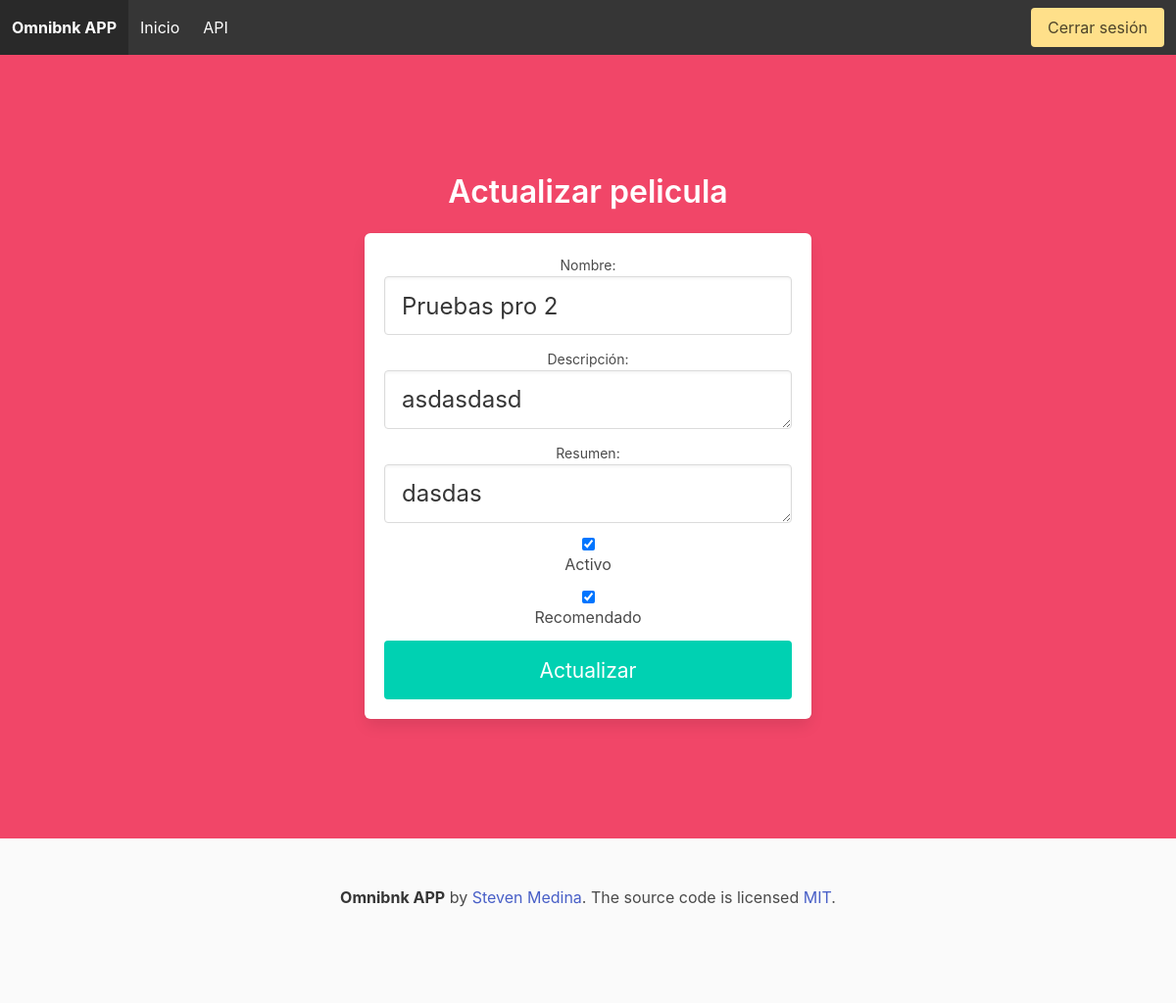
Before: /peliculas/actualizar/4/ (signed in) with the older database file.
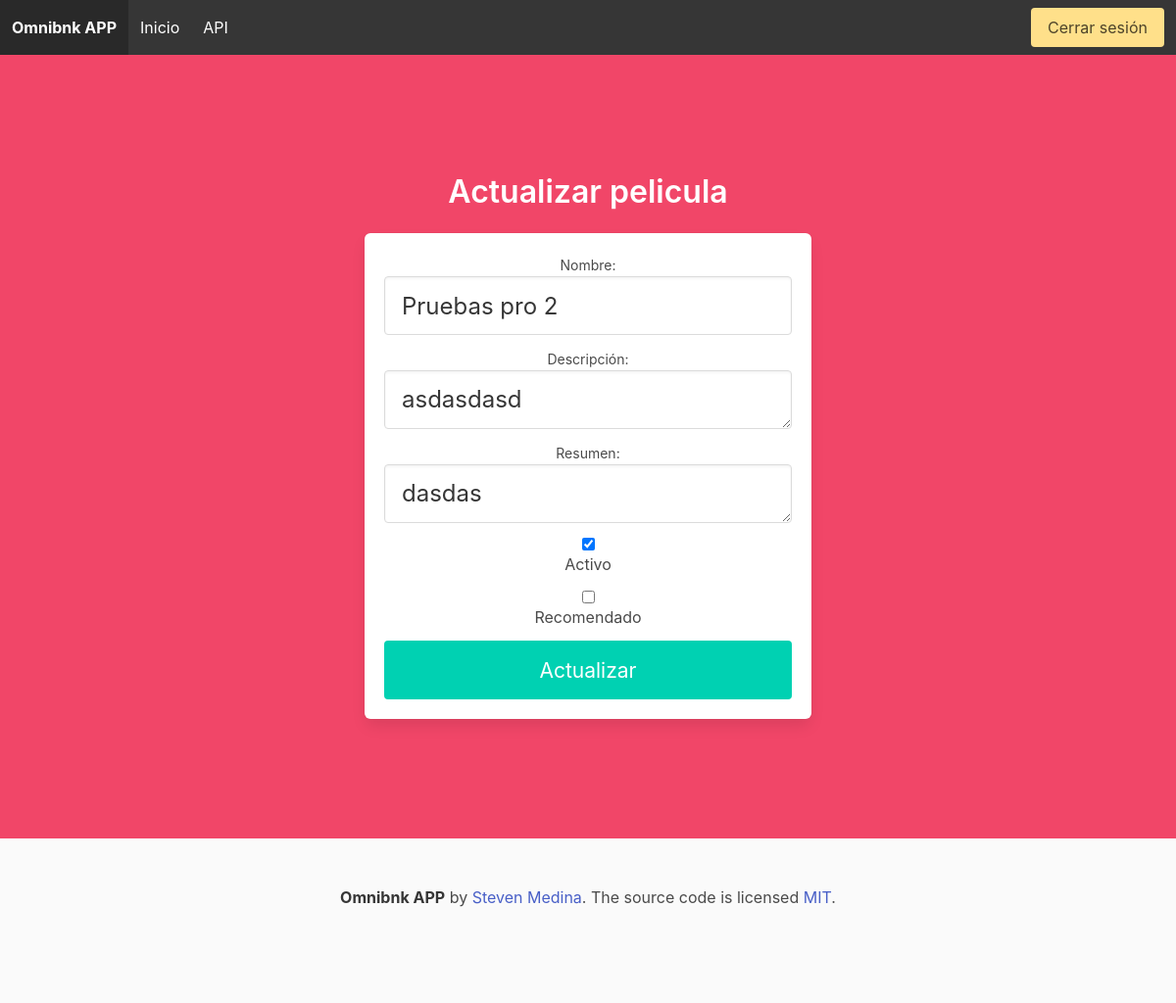
After: the same page with the newer database file.
### movie/models.py (models this page shows, shortened)
class Movie(models.Model):
    name = models.CharField(
        max_length=256,
        verbose_name='nombre',
        unique=True,
    )
    description = models.TextField(
        max_length=300,
        verbose_name='descripción',
    )
    summary = models.TextField(
        max_length=500,
        verbose_name='resumen',
    )
    created_at = models.DateTimeField(
        auto_now=True,
        verbose_name='fecha de creación',
    )
    is_recommended = models.BooleanField(
        default=False,
        verbose_name='es recomendada',
    )
    is_active = models.BooleanField(
        default=False,
        verbose_name='activa',
    )
    class Meta:
        ordering = ['-created_at']
        verbose_name = 'película'
        verbose_name_plural = 'películas'

### movie/views.py (the view)
class MovieUpdateView(LoginRequiredMixin, UpdateView):
    model = models.Movie
    form_class = forms.MovieForm
    template_name = 'movie/movie_update.html'
    success_url = reverse_lazy('home')

### movie/forms.py
class MovieForm(forms.ModelForm):
    class Meta:
        model = models.Movie
        fields = [
            'name',
            'description',
            'summary',
            'is_recommended',
            'is_active',
        ]

### app/templatetags/meta.py (called while the page is built)
@register.inclusion_tag('layout/_meta.html')
def meta_tags(title=None, description=None, image=None, page_type='website'):
    if not image:
        image = static('img/social-shared.jpg')
    if image.startswith('/'):
        image = f'{settings.BASE_URL}{image}'
    return {
        'title': title if title else 'TODO',
        'description': description if description else 'TODO',
        'image': image,
        'page_type': page_type,
    }

### movie/templates/movie/movie_update.html (shortened to what this page needs)
{% extends 'layout/base.html' %}
{% load widget_tweaks %}
{% block content %}
<section class="user registrationForm">
    <form id="movie-form" action="" method="post">
        <section class="hero is-danger is-fullheight">
            <div class="hero-body">
                <div class="container has-text-centered">
                    <div class="column is-6 is-offset-3">
                        <h3 class="title has-text-white">Actualizar pelicula</h3>
                        <div class="box">
                            <div class="field">
                                <div class="control">
                                    <small>{{ form.name.label_tag }}</small>
                                    {% render_field form.name class+="input is-large" %}
                                </div>
                            </div>
                            <div class="field">
                                <div class="control">
                                    <small>{{ form.description.label_tag }}</small>
                                    {% render_field form.description class+="input is-large" %}
                                </div>
                            </div>
                            <div class="field">
                                <div class="control">
                                    <small>{{ form.summary.label_tag }}</small>
                                    {% render_field form.summary class+="input is-large" %}
                                </div>
                            </div>
                            <div class="field">
                                <div class="control">
                                    <label class="checkbox">
                                        {% render_field form.is_active %}
                                        <p>Activo</p>
                                    </label>
                                </div>
                            </div>
                            <div class="field">
                                <div class="control">
                                    <label class="checkbox">
                                        {% render_field form.is_recommended %}
                                        <p>Recomendado</p>
                                    </label>
                                </div>
                            </div>
                            <div class="actions">
                                <button class="button is-block is-primary is-large is-fullwidth" type="submit"><small>Actualizar</small></button>
                            </div>
                        </div>
                    </div>
                </div>
            </div>
        </section>
    </form>
</section>
{% endblock %}

Changed rows visible on the page:
changed Movie "Pruebas pro 2": is_recommended "☑" → "☐"
